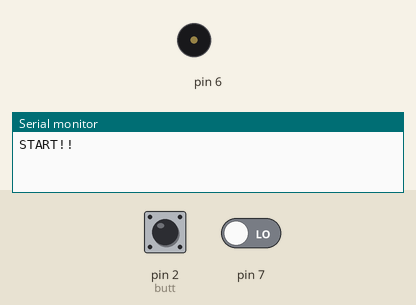
The sketch below on a simulated Arduino Uno, built with avr-gcc and run on an emulated ATmega328P. Parts: buzzer (waves = sounding), the last lines printed to the serial monitor. The inputs (shaded band) are chosen by the test bench; at power-on: pin 2 (butt) LOW, pin 7 LOW. Sleep ends after the set time or at an interrupt.

Above: at 1.2 s.
1.3 s: pin 2 (butt) pulled HIGH for 0.15 s
At 2.7 s:
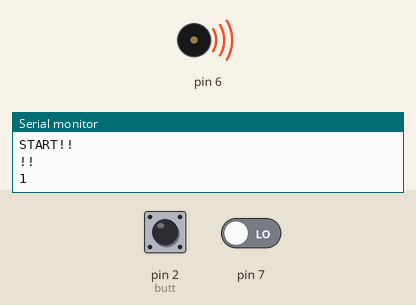
4.4 s: pin 7 driven HIGH
At 5.0 s:
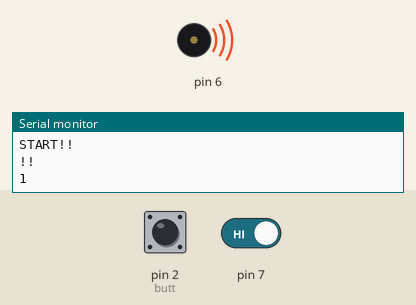
Timing chart, 0 to 7.4 s (numbered marks = the images above; inputs shaded):
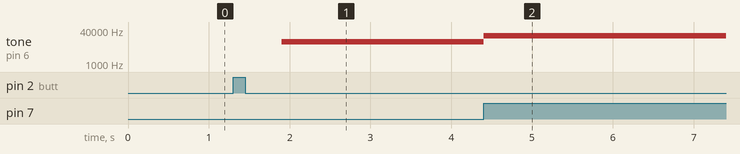

The sketch:

butt_mode_sleep_lowfreq.ino
```cpp
uint8_t mod = 1 , mod1 = 0 , mod2 = 0 , mod3 = 0 , mod4 = 0;

bool butt = 0; //按鈕狀態
unsigned long prstime = 0;  //按下按鈕的時間
bool interval = 0; //1秒內有間隔嗎? 0為沒有間隔
unsigned long futtime = 0;  //未來接著要進行檢測的那個時間
bool curstat = 0;  //當前狀態，以供後續比較
bool reported = 0; //避免重複報告

void setup() {
  Serial.begin(9600);
  Serial.println("START!!");
  pinMode(7, INPUT);//按鈕
  pinMode(2, INPUT);
  pinMode(6, OUTPUT);

  noInterrupts();
  CLKPR = 1 << CLKPCE;
  CLKPR = 0;// 將CPU速度設定為 16MHz
  interrupts();

}
void loop() {
  if (digitalRead(7) == HIGH) {
    tone(6,21000,1000);
  }
  else digitalWrite(6, LOW);
  button();


}
void digitalInterrupt() {
  //needed for the digital input interrupt
  Serial.println("5");
  noInterrupts();
  CLKPR = 1 << CLKPCE;
  CLKPR = 0;// 將CPU速度設定為 16MHz / 256
  interrupts();

}
```

butt.ino
```cpp
void button(){


  if (digitalRead(2) == HIGH){  butt = 1; }
    else butt = 0;
  if ((butt == 1) && (curstat == 0)&&(reported ==0)) {
        //確認之前沒有按過，啟動感知程序
        prstime = millis();
        futtime = millis() + 600; //0.6秒
        curstat = 1;
      }
    if ((butt == 0) && (curstat == 1) && (millis() < futtime)&&(reported == 0)) {
      interval = 1; //期間內有中斷發生

      }
    if ((butt == 1) && (interval == 1) && (millis() < futtime)&&(reported == 0) ) {
      //發現按下，而且之前有按過，中間還有間隔，這是連2按!!
      //Serial.println("double press");
      reported = 1 ;
      interval = 0;
      curstat = 0;
      mode(2);
      }
    if ((curstat == 1) && (millis() == futtime) && (interval == 0) &&(reported == 0) ) {
      //有觸發&&時間到&&沒有中斷，這是長按!!
      /*Serial.println("long press");*/
      interval = 0 ;
      reported = 1;
      mode(3);

    }
    if ((curstat == 1) && (millis() == futtime) && (interval == 1) &&(reported == 0) ) {
      //有觸發&&時間到&&有中斷，這是單按!!
      //Serial.println("single press");
      attachInterrupt(0, digitalInterrupt, FALLING);
      Serial.println("!!");
      interval = 0 ;
      reported = 1;
      mode(1);
      //sleep = !sleep;

      Serial.println("1");
      tone(6,11000,3000);
      noInterrupts();
      CLKPR = 1 << CLKPCE;
      CLKPR = 8;// 將CPU速度設定為 16MHz / 256
      interrupts();

      ADCSRA &= ~(1 << 7);
      //ENABLE SLEEP - this enables the sleep mode
      SMCR |= (1 << 2); //power down mode
      SMCR |= 1;//enable sleep
      MCUCR |= (3 << 5);
      MCUCR = (MCUCR & ~(1 << 5)) | (1 << 6);
      __asm__  __volatile__("sleep");


    }
    if(millis() > futtime){
      reported = 0;
    }
    if ((butt == 0) && (curstat == 1) && (millis() > futtime)) {
      curstat = 0;//curstat工作結束，下台鞠躬 (讀取LOW是為了避免是按鈕長按太久)
    }
}
```

mode.ino
```cpp
uint8_t mode(uint8_t inp){
  //作為輸入儲存器 1短 2連擊 3長按

//將所有子模式設為零，避免之後有2個程式同時啟動
    switch(inp){
      case 1: /*Serial.println("SHORT");*/break;
      case 2: /*Serial.println("DOUBLE");*/
              if(mod==1){
                mod1+=1;
                if(mod1>3){ mod1=1; } //溢位歸零
                Serial.print("mod1=");
                Serial.println(mod1); }
              if(mod==2){
                mod2+=1;
                if(mod2>2){mod2=1;  }
                Serial.print("mod2=");
                Serial.println(mod2);}
              if(mod==3){
                mod3+=1;
                if(mod3>1){mod3=1;  }
                Serial.print("mod3=");
                Serial.println(mod3);}
              if(mod==4){
                mod4+=1;
                if(mod4>3){mod4=1;  }
                Serial.print("mod4=");
                Serial.println(mod4);}
              break;

      case 3: /*Serial.println("LONG"); */
              mod +=1 ;
              mod1=0;
              mod2=0;
              mod3=0;
              mod4=0; //當用LONG切換母模式，將所有子模式歸零
              if(mod>4){mod=1;}
              Serial.print("mod=");
              Serial.println(mod);
              break;
    }
    //return inp;
}
```

Measured:
- after the input at 1.3 s, tone on pin 6: silent → 11000 Hz after 0.60 s
- after the input at 4.4 s, tone on pin 6: 11000 Hz → 21000 Hz at once
